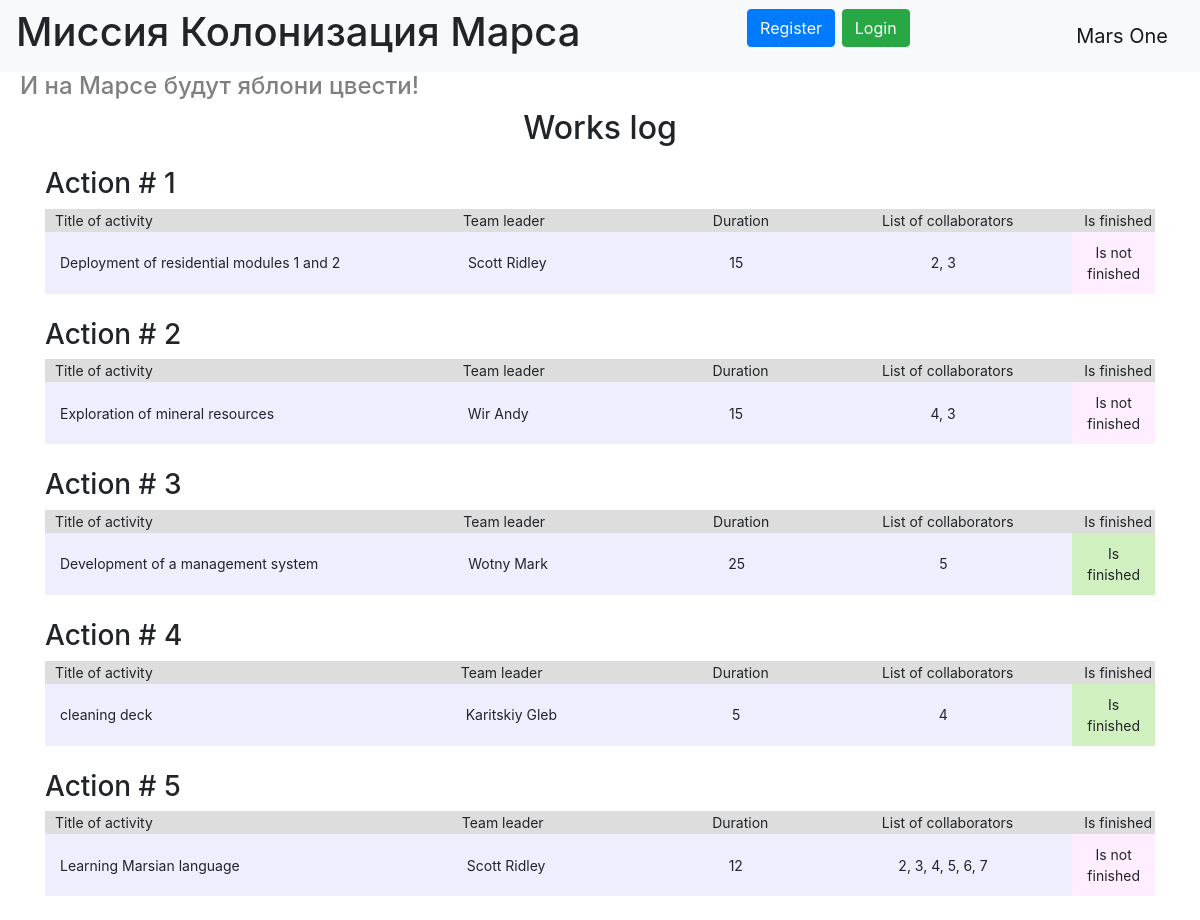
Before: / with the older database file.
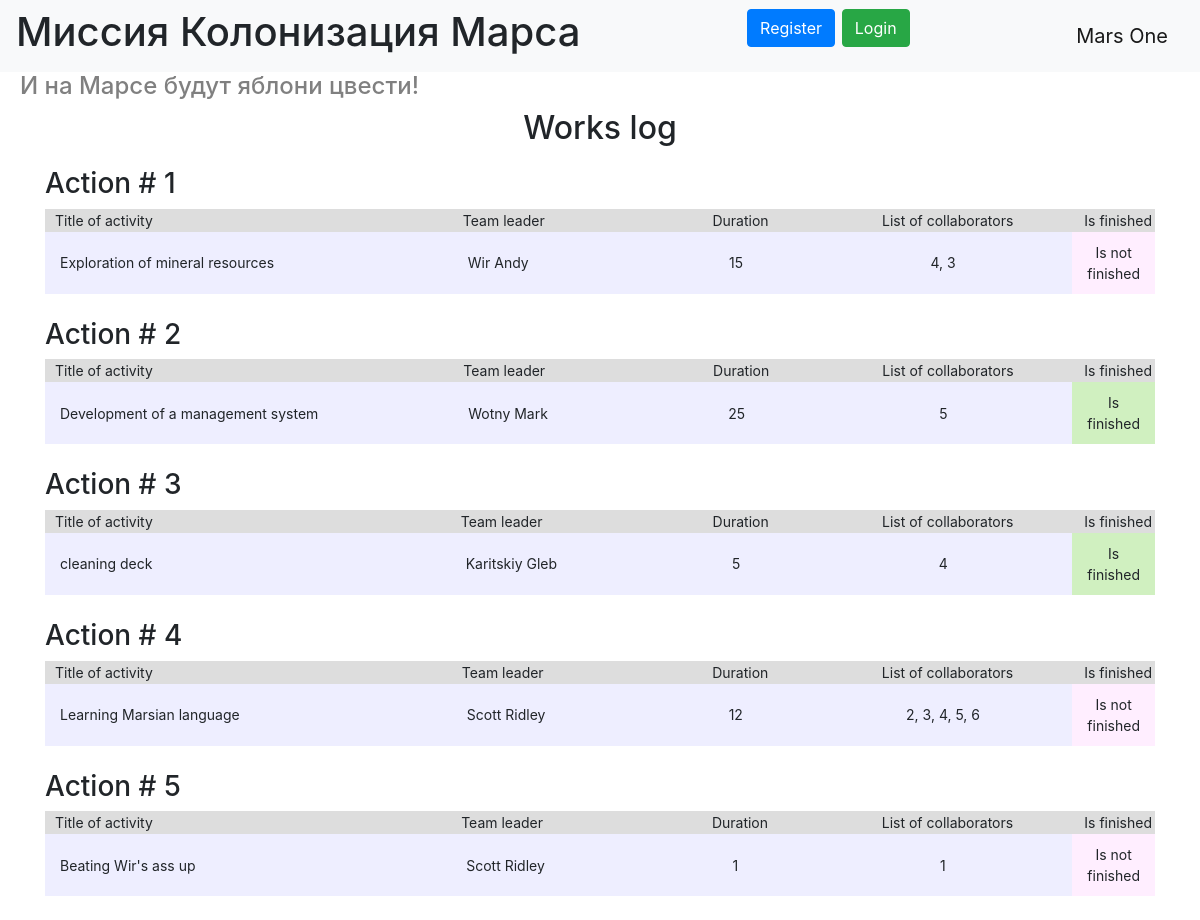
After: the same page with the newer database file.
### data/jobs.py (models this page shows)
class Jobs(SqlAlchemyBase):
    __tablename__ = 'jobs'
    id = sqlalchemy.Column(sqlalchemy.Integer,
                           primary_key=True, autoincrement=True)
    team_leader = sqlalchemy.Column(sqlalchemy.Integer, sqlalchemy.ForeignKey("users.id"), nullable=True)
    job = sqlalchemy.Column(sqlalchemy.String, nullable=True)
    work_size = sqlalchemy.Column(sqlalchemy.Integer, nullable=True)
    collaborators = sqlalchemy.Column(sqlalchemy.String, nullable=True)
    start_date = sqlalchemy.Column(sqlalchemy.DateTime, nullable=True, default=datetime.datetime.now)
    end_date = sqlalchemy.Column(sqlalchemy.DateTime, nullable=True, default=datetime.datetime.now)
    is_finished = sqlalchemy.Column(sqlalchemy.Boolean, nullable=True, default=False)
    user = orm.relationship('User')

### data/users.py (models this page shows, shortened)
class User(SqlAlchemyBase, UserMixin):
    __tablename__ = 'users'
    id = sqlalchemy.Column(sqlalchemy.Integer,
                           primary_key=True, autoincrement=True)
    surname = sqlalchemy.Column(sqlalchemy.String, nullable=True)
    name = sqlalchemy.Column(sqlalchemy.String, nullable=True)
    age = sqlalchemy.Column(sqlalchemy.Integer, nullable=True)
    position = sqlalchemy.Column(sqlalchemy.String, nullable=True)
    speciality = sqlalchemy.Column(sqlalchemy.String, nullable=True)
    address = sqlalchemy.Column(sqlalchemy.String, nullable=True)
    email = sqlalchemy.Column(sqlalchemy.String,
                              index=True, unique=True, nullable=True)
    hashed_password = sqlalchemy.Column(sqlalchemy.String, nullable=True)
    modified_date = sqlalchemy.Column(sqlalchemy.DateTime,
                                      default=datetime.datetime.now)
    jobs = orm.relationship("Jobs", back_populates='user')
    department = orm.relationship("Department", back_populates='user')

### main.py (the view)
@app.route("/")
def index():
    jobs = db_sess.query(Jobs).order_by(Jobs.id).all()
    numbered_jobs = list(enumerate(jobs, start=1))
    return render_template("works_log.html", title='Works Log', works=numbered_jobs)

### templates/works_log.html (shortened to what this page needs)
{% extends "base.html" %}
{% block content %}
<h2 style="text-align: center">Works log</h2>
    {% for index, work in works %}
<div>
    <h3 style="text-align: left">Action # {{ index }}</h3>
    <table>
        <colgroup>
            <col style="width: 40%;">
            <col style="width: 20%;">
            <col style="width: 15%">
            <col style="width: 25%">
            <col style="width: 15%">
        </colgroup>
        <tr>
            <th style="text-align: left; ">Title of activity</th>
            <th style="text-align: left">Team leader</th>
            <th>Duration</th>
            <th>List of collaborators</th>
            <th>Is finished</th>
        </tr>
        <tr>
            <td style="text-align: left">{{ work.job }}</td>
            <td style="text-align: left">{{ work.user.surname }} {{ work.user.name }}</td>
            <td>{{ work.work_size }}</td>
            <td>{{ work.collaborators }}</td>
            {% if not work.is_finished %}
            <td style="background-color: #ffeeff;">Is not finished</td>
            {% else %}
            <td style="background-color: #d0f0c0;">Is finished</td>
            {% endif %}
        </tr>
    </table>
</div>
<br>
{% endfor %}
{% endblock %}

### templates/base.html (shortened to what this page needs)
<!DOCTYPE html>
<html lang="en">
<head>
    <link rel="stylesheet"
          href="https://stackpath.bootstrapcdn.com/bootstrap/4.4.1/css/bootstrap.min.css"
>
    <link rel="stylesheet" href="/static/css/style.css">
</head>
<body>
<header>
    <nav class="navbar navbar-light bg-light">
        <h1>Миссия Колонизация Марса</h1>
        {% if current_user.is_authenticated %}
        <a class="navbar-brand" href="/logout">{{ current_user.name }}</a>
        {% else %}
        <p>
            <a class="btn btn-primary " href="/register">Register</a>
            <a class="btn btn-success" href="/login">Login</a>
        </p>
        {% endif %}
        <a class="navbar-brand">Mars One</a>
    </nav>
    <h4>И на Марсе будут яблони цвести!</h4>
</header>
<main role="main" class="container">
    {% block content %}{% endblock %}
</main>
</body>
</html>

### static/css/style.css (style rules this page uses)
h4 { color: gray; padding-left: 20px; }
p { font-size: 18pt; }

### templates/works_log.html (style rules this page uses)
th { background-color: #dddddd; padding-left: 10px; height: min-content; }
td { background-color: #eeeeff; padding: 10px 15px; }
table { width: 100%; font-size: 14px; }
th, td { font-weight: normal; text-align: center; }

Changed rows visible on the page:
removed Jobs: index "1", job "Deployment of residential modules 1 and 2", user.surname "Scott", user.name "Ridley", work_size "15", collaborators "2, 3", is_finished "Is not finished"
computed for Jobs "Exploration of mineral resources": index "2" → "1"
computed for Jobs "Development of a management system": index "3" → "2"
computed for Jobs "cleaning deck": index "4" → "3"
changed Jobs "Learning Marsian language": id "5" → "4"; collaborators "2, 3, 4, 5, 6, 7" → "2, 3, 4, 5, 6"
added Jobs: index "5", job "Beating Wir's ass up", user.surname "Scott", user.name "Ridley", work_size "1", collaborators "1", is_finished "Is not finished"
